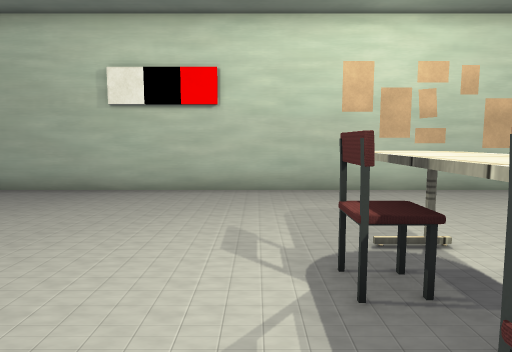
View 1 (above)

15 first-person views from a walk through a scene from a Unity 3-D project. The camera is 1.4 m above the floor, tilts 6° down and sees 75° across. The floor is counted in squares, 1 m on a side. Each view is taken from the middle of a square. On the plan, view 1 faces up. The plan holds only what a view shows up to about 15 squares ahead; the rest is blank. The player is left out. Some surface patterns are stand-ins.

View 2
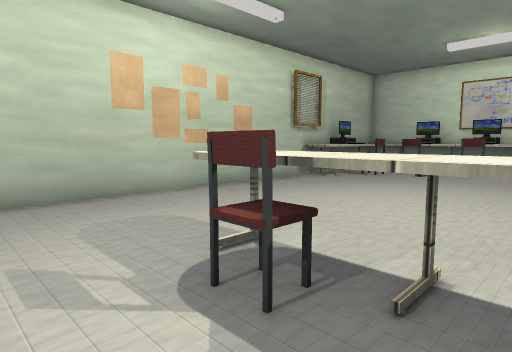

View 3
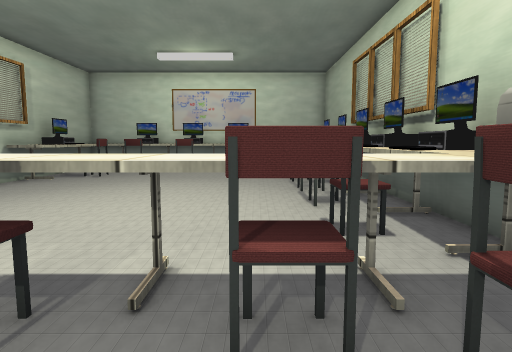

View 4
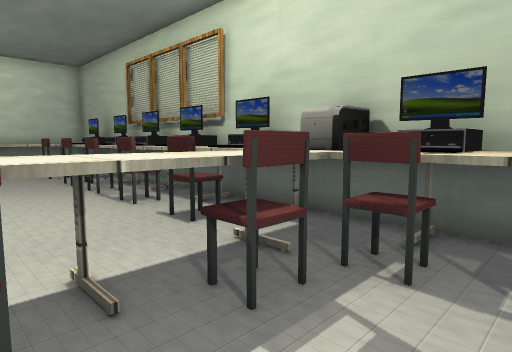

View 5
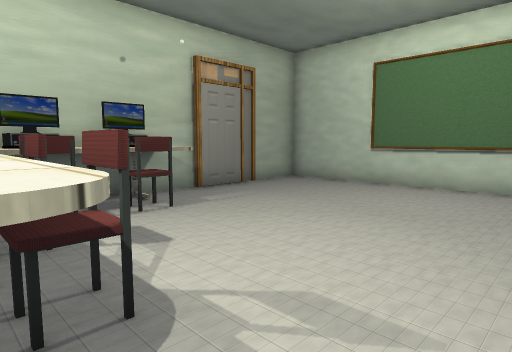

View 6
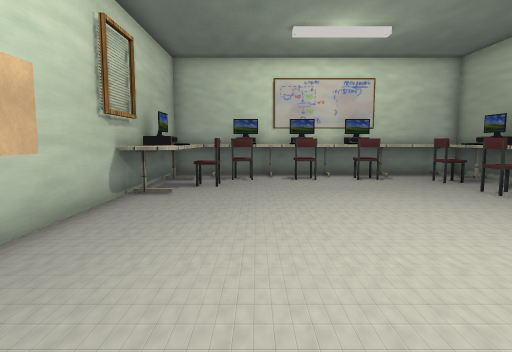

View 7
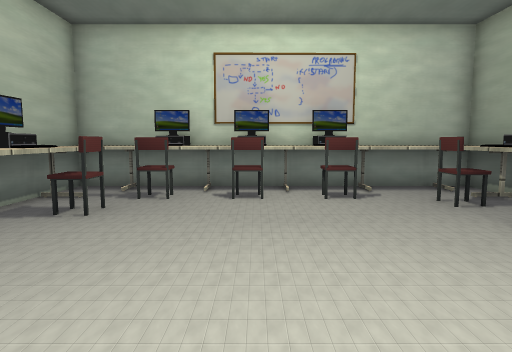

View 8
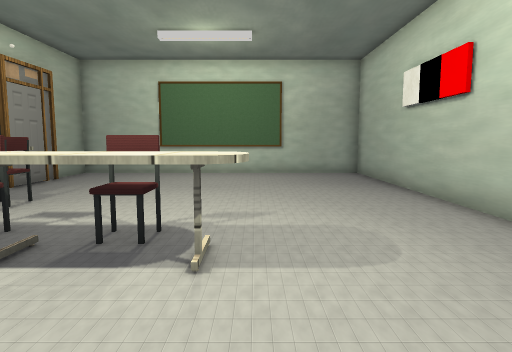

View 9
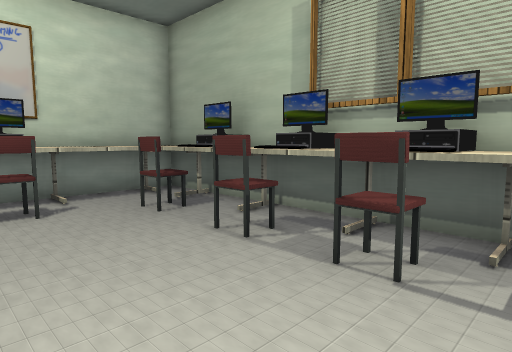

View 10
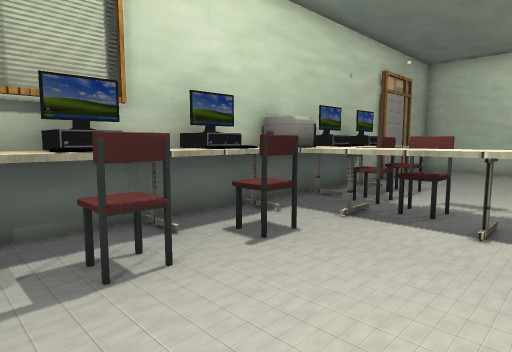

View 11
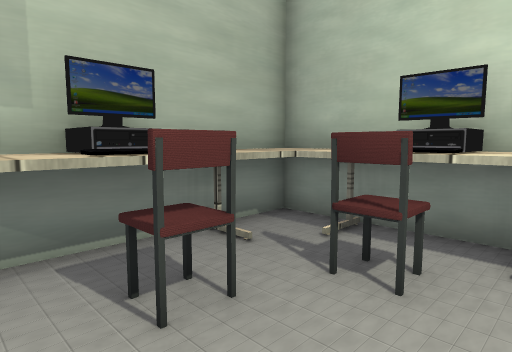

View 12
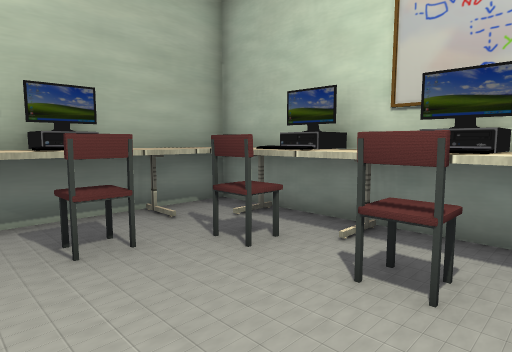

View 13
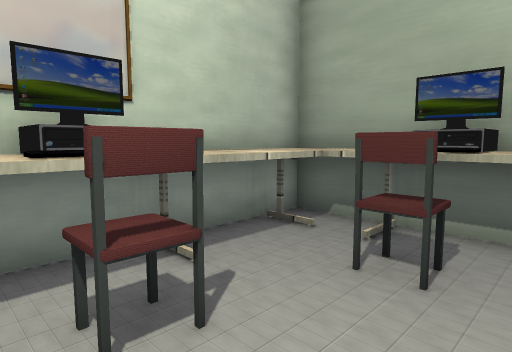

View 14
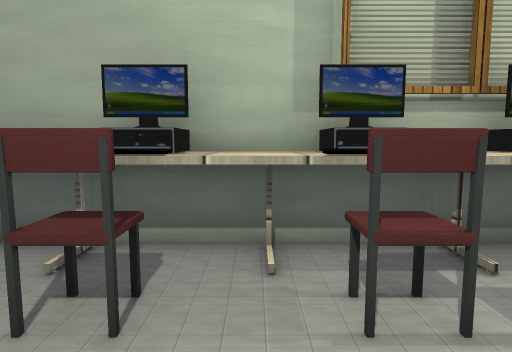

View 15
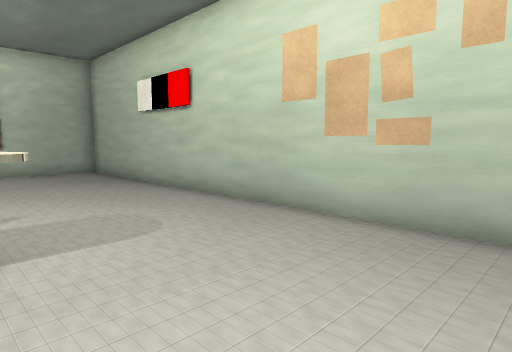

### Floor plan
Key: @ floor where view 1 was taken; # wall or solid block; . floor; ^ raised ledge; O other object.
Columns run from 9 left of view 1 to 16 right of it. Each row starts with its distance up from view 1.
 10 ##########################
  9 #...................^OO^^^
  8 #...................^.O^^^
  7 #.....................OOO#
  6 #......................OOO
  5 #..........^............O^
  4 #..........^^..........OOO
  3 #.........O^^...........^^
  2 #..........^^..........OOO
  1 #.........O^^...........^^
  0 #.......O@O^^O.O..O.O.O.^^
 -1 #......  OO^^OOOOOO^O^OO^^
 -2 #......OOOOO^O^OO#OOO^OO^^
 -3 ##########################

Where each view was taken, in squares from view 1:
view 1: 0 up, 0 right, facing up
view 2: 1 up, 1 left, facing up-right
view 3: 1 up, 1 left, facing right
view 4: 3 up, 1 left, facing down-right
view 5: 6 up, 2 right, facing down-left
view 6: 6 up, 2 right, facing right
view 7: 4 up, 6 right, facing right
view 8: 5 up, 6 right, facing left
view 9: 3 up, 7 right, facing down-right
view 10: 3 up, 8 right, facing down-left
view 11: 5 up, 11 right, facing up-right
view 12: 3 up, 11 right, facing up-right
view 13: 3 up, 12 right, facing down-right
view 14: 2 up, 12 right, facing down
view 15: 4 up, 7 right, facing up-left
